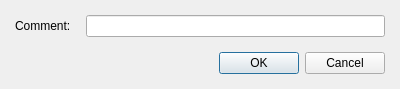
<?xml version="1.0" encoding="UTF-8"?>
<ui version="4.0">
 <class>DialogCommandComment</class>
 <widget class="QDialog" name="DialogCommandComment">
  <property name="geometry">
   <rect>
    <x>0</x>
    <y>0</y>
    <width>400</width>
    <height>89</height>
   </rect>
  </property>
  <property name="windowTitle">
   <string>Dialog</string>
  </property>
  <layout class="QGridLayout" name="gridLayout">
   <property name="leftMargin">
    <number>15</number>
   </property>
   <property name="topMargin">
    <number>10</number>
   </property>
   <property name="rightMargin">
    <number>15</number>
   </property>
   <property name="bottomMargin">
    <number>10</number>
   </property>
   <item row="0" column="0">
    <layout class="QVBoxLayout" name="verticalLayout" stretch="1,0">
     <property name="spacing">
      <number>15</number>
     </property>
     <item>
      <layout class="QHBoxLayout" name="horizontalLayout" stretch="0,1">
       <item>
        <widget class="QLabel" name="labelComment">
         <property name="text">
          <string>Comment:</string>
         </property>
        </widget>
       </item>
       <item>
        <widget class="QLineEdit" name="lineEditComment"/>
       </item>
      </layout>
     </item>
     <item>
      <widget class="QDialogButtonBox" name="buttonBox">
       <property name="orientation">
        <enum>Qt::Horizontal</enum>
       </property>
       <property name="standardButtons">
        <set>QDialogButtonBox::Cancel|QDialogButtonBox::Ok</set>
       </property>
      </widget>
     </item>
    </layout>
   </item>
  </layout>
 </widget>
 <resources/>
 <connections>
  <connection>
   <sender>buttonBox</sender>
   <signal>accepted()</signal>
   <receiver>DialogCommandComment</receiver>
   <slot>accept()</slot>
   <hints>
    <hint type="sourcelabel">
     <x>248</x>
     <y>254</y>
    </hint>
    <hint type="destinationlabel">
     <x>157</x>
     <y>274</y>
    </hint>
   </hints>
  </connection>
  <connection>
   <sender>buttonBox</sender>
   <signal>rejected()</signal>
   <receiver>DialogCommandComment</receiver>
   <slot>reject()</slot>
   <hints>
    <hint type="sourcelabel">
     <x>316</x>
     <y>260</y>
    </hint>
    <hint type="destinationlabel">
     <x>286</x>
     <y>274</y>
    </hint>
   </hints>
  </connection>
 </connections>
</ui>
